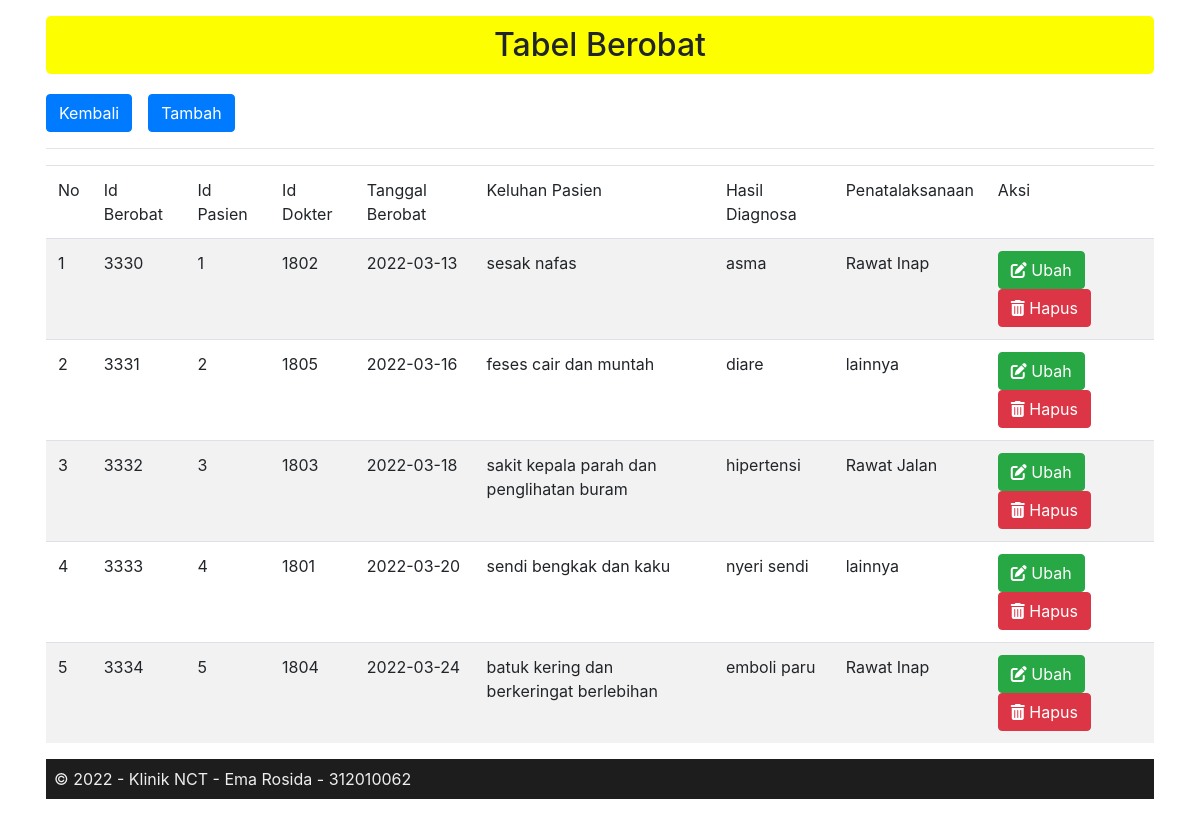
Page /berobat.php on the committed database.
### tables this page shows
CREATE TABLE `berobat` (
  `id_berobat` int(11) NOT NULL,
  `id_pasien` int(5) DEFAULT NULL,
  `id_dokter` int(5) DEFAULT NULL,
  `tgl_berobat` date DEFAULT NULL,
  `keluhan_pasien` varchar(200) DEFAULT NULL,
  `hasil_diagnosa` varchar(200) DEFAULT NULL,
  `penatalaksanaan` enum('Rawat Jalan','Rawat Inap','Rujuk','lainnya') DEFAULT NULL
);

### berobat.php (the view, shortened to what this page needs)
<!DOCTYPE html>
<html lang="en">
<head>
	<link rel="stylesheet" href="https://cdn.jsdelivr.net/npm/bootstrap@4.0.0/dist/css/bootstrap.min.css">
	<link rel="stylesheet" href="https://cdnjs.cloudflare.com/ajax/libs/font-awesome/6.1.1/css/all.min.css">
</head>
<body>
<div class="container shadow p-3">
	<header>
	<h2 align="center" class="hero">Tabel Berobat</h2>
	</header>
	<div class="btn-toolbar mb-2 mb-md-10">
	<a class="btn btn-primary mr-3" href="dashboard.php" role="button">Kembali</a>
        <a class="btn btn-primary " href="berobat_tambah.php" role="button ">Tambah</a>
	</div>
	<hr>
	<div class="table-responsive">
		<table class="table table-striped table-hover">
			<thead>
				<tr>
					<td>No</td>
					<td>Id Berobat</td>
					<td>Id Pasien</td>
					<td>Id Dokter</td>
					<td>Tanggal Berobat</td>
					<td>Keluhan Pasien</td>
					<td>Hasil Diagnosa</td>
					<td>Penatalaksanaan</td>
					<td>Aksi</td>
				</tr>
			</thead>
			<?php
			include "koneksi.php";
			$no = 1;
			$query = mysqli_query($conn, 'SELECT * FROM berobat');
			while ($data = mysqli_fetch_array($query)) {
			?>
				<tr>
					<td><?php echo $no++ ?></td>
					<td><?php echo $data['id_berobat'] ?></td>
					<td><?php echo $data['id_pasien'] ?></td>
					<td><?php echo $data['id_dokter'] ?></td>
					<td><?php echo $data['tgl_berobat'] ?></td>
					<td><?php echo $data['keluhan_pasien'] ?></td>
					<td><?php echo $data['hasil_diagnosa'] ?></td>
					<td><?php echo $data['penatalaksanaan'] ?></td>
					<td><a class="btn btn-success" href="berobat_ubah.php?id=<?= $data['id_berobat'];?>" role="button"><i class="fa-solid fa-pen-to-square"></i> Ubah</a>
					<a class="btn btn-danger" href="berobat_hapus.php?id=<?= $data['id_berobat'];?>" role="button"><i class="fa-solid fa-trash-can"></i> Hapus</a>
					</td>
				</tr>
			<?php } ?>
		</table>
	</div>
	<?php require "footer.php";?>
</body>
</html>

### berobat.php (style rules this page uses)
.hero { background-color: #fdff00; border-radius: 5px; padding: 10px 23px; margin-bottom: 20px; }

### rows in the picture
berobat: id_berobat "3330", id_pasien "1", id_dokter "1802", tgl_berobat "2022-03-13", keluhan_pasien "sesak nafas", hasil_diagnosa "asma", penatalaksanaan "Rawat Inap"
berobat: id_berobat "3331", id_pasien "2", id_dokter "1805", tgl_berobat "2022-03-16", keluhan_pasien "feses cair dan muntah", hasil_diagnosa "diare", penatalaksanaan "lainnya"
berobat: id_berobat "3332", id_pasien "3", id_dokter "1803", tgl_berobat "2022-03-18", keluhan_pasien "sakit kepala parah dan penglihatan buram", hasil_diagnosa "hipertensi", penatalaksanaan "Rawat Jalan"
berobat: id_berobat "3333", id_pasien "4", id_dokter "1801", tgl_berobat "2022-03-20", keluhan_pasien "sendi bengkak dan kaku", hasil_diagnosa "nyeri sendi", penatalaksanaan "lainnya"
berobat: id_berobat "3334", id_pasien "5", id_dokter "1804", tgl_berobat "2022-03-24", keluhan_pasien "batuk kering dan berkeringat berlebihan", hasil_diagnosa "emboli paru", penatalaksanaan "Rawat Inap"
